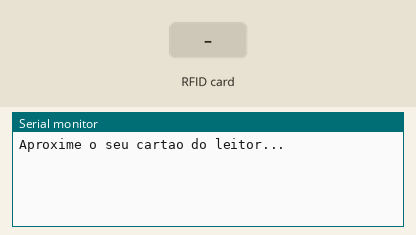
A sketch run on a simulated Arduino Uno, built with avr-gcc and run on an emulated ATmega328P. Shown: the last lines printed to the serial monitor. Inputs (shaded band) come from the test bench.

Above: at 1.2 s.
1.3 s: RFID card F3 DE 90 55 held to the reader
At 2.0 s:
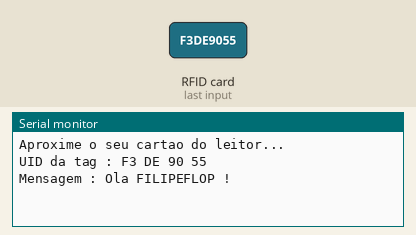
2.8 s: RFID card 5E 7A 19 C4 held to the reader
At 5.7 s:
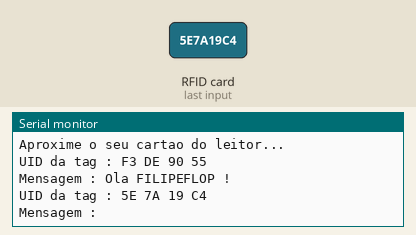

The sketch:

RFID.ino
```cpp
//Programa: Sistema de trava eletrica com RFID (Fonte: https://www.filipeflop.com/blog/acionando-trava-eletrica-com-rfid/)
#include <SPI.h>
#include <MFRC522.h>

#define SS_PIN 10
#define RST_PIN 9
MFRC522 mfrc522(SS_PIN, RST_PIN);   // Create MFRC522 instance.

void setup()
{
  Serial.begin(9600);   // Inicia a serial
  SPI.begin();      // Inicia  SPI bus
  mfrc522.PCD_Init();   // Inicia MFRC522
  Serial.println("Aproxime o seu cartao do leitor...");
  Serial.println();
  //pinMode(2, OUTPUT);
}

void loop()
{
  // Procura por cartao RFID
  if ( ! mfrc522.PICC_IsNewCardPresent())
  {
    return;
  }
  // Seleciona o cartao RFID
  if ( ! mfrc522.PICC_ReadCardSerial())
  {
    return;
  }
  //Mostra UID na serial
  Serial.print("UID da tag :");
  String conteudo= "";
  byte letra;
  for (byte i = 0; i < mfrc522.uid.size; i++)
  {
     Serial.print(mfrc522.uid.uidByte[i] < 0x10 ? " 0" : " ");
     Serial.print(mfrc522.uid.uidByte[i], HEX);
     conteudo.concat(String(mfrc522.uid.uidByte[i] < 0x10 ? " 0" : " "));
     conteudo.concat(String(mfrc522.uid.uidByte[i], HEX));
  }
  Serial.println();
  Serial.print("Mensagem : ");
  conteudo.toUpperCase();

  if (conteudo.substring(1) == "F3 DE 90 55") //UID 1 - Cartao
  {
    Serial.println("Ola FILIPEFLOP !");
    Serial.println();
    //digitalWrite(2, HIGH); // ativa rele, abre a trava solenoide
    delay(3000);           // espera 3 segundos
    //digitalWrite(2, LOW);  // desativa rele, fecha a trava solenoide
  }
}
```

Measured:
- after the input at 1.3 s, the serial monitor: prints a new line at once (image 1)
- after the input at 2.8 s, the serial monitor: prints a new line after 1.5 s (image 2)
